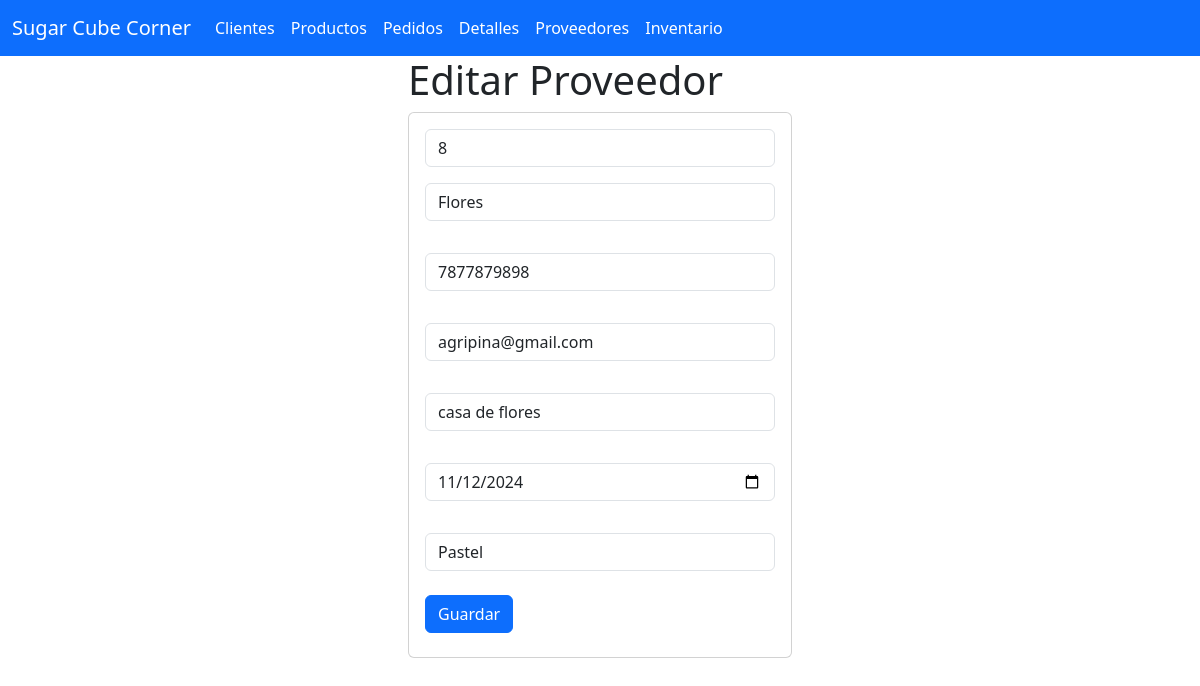
Page /seleccionarProveedor/8 on the committed database.
### TProveedores_app/models.py (models this page shows, shortened)
class TProveedor(models.Model):
    proveedorid = models.IntegerField(primary_key=True)
    nombre = models.CharField(max_length=100)
    telefono = models.CharField(max_length=15)
    correo = models.CharField(max_length=100)
    direccion = models.CharField(max_length=255)
    fecharegistro = models.DateField()
    productosuministro = models.CharField(max_length=100)
    class Meta:
        verbose_name_plural = "TProveedores"

### TProveedores_app/views.py (the view)
# urls.py: path("seleccionarProveedor/<proveedorid>", views.seleccionarProveedor, name="seleccionarProveedor"),
def seleccionarProveedor(request, proveedorid):
    losproveedores = TProveedor.objects.get(proveedorid=proveedorid)
    return render(request, "editarProveedores.html", {"losproveedores": losproveedores})

### TProveedores_app/templates/editarProveedores.html
{% extends "base.html" %}
{% block cuerpo %}
<div class="row">
    <div class="col-md-4 offset-md-4">
        <h1>Editar Proveedor</h1>
        <div class="card">
            <div class="card-body">
                <form action="/editarProveedor/" method="POST">{% csrf_token %}
                    <div class="form-group">
                        <input type="number" id="proveedorid" name="proveedorid" class="form-control"
                               value="{{ losproveedores.proveedorid }}" readonly required>
                    </div>
                    <div class="form-group py-3">
                        <input type="text" id="nombre" name="nombre" class="form-control"
                               value="{{ losproveedores.nombre }}" required>
                    </div>
                    <div class="form-group py-3">
                        <input type="text" id="telefono" name="telefono" class="form-control"
                               value="{{ losproveedores.telefono }}" required>
                    </div>
                    <div class="form-group py-3">
                        <input type="email" id="correo" name="correo" class="form-control"
                               value="{{ losproveedores.correo }}" required>
                    </div>
                    <div class="form-group py-3">
                        <input type="text" id="direccion" name="direccion" class="form-control"
                               value="{{ losproveedores.direccion }}" required>
                    </div>
                    <div class="form-group py-3">
                        <input type="date" id="fecharegistro" name="fecharegistro" class="form-control"
                               value="{{ losproveedores.fecharegistro|date:'Y-m-d' }}" required>
                    </div>
                    <div class="form-group py-3">
                        <input type="text" id="productosuministro" name="productosuministro" class="form-control"
                               value="{{ losproveedores.productosuministro }}" required>
                    </div>
                    <div class="form-group py-2">
                        <button type="submit" class="btn btn-primary">Guardar</button>
                    </div>
                </form>
            </div>
        </div>
    </div>
</div>
{% endblock %}

### rows in the picture
TProveedor: proveedorid "8", nombre "Flores", telefono "7877879898", correo "agripina@gmail.com", direccion "casa de flores", fecharegistro "11/12/2024", productosuministro "Pastel"
